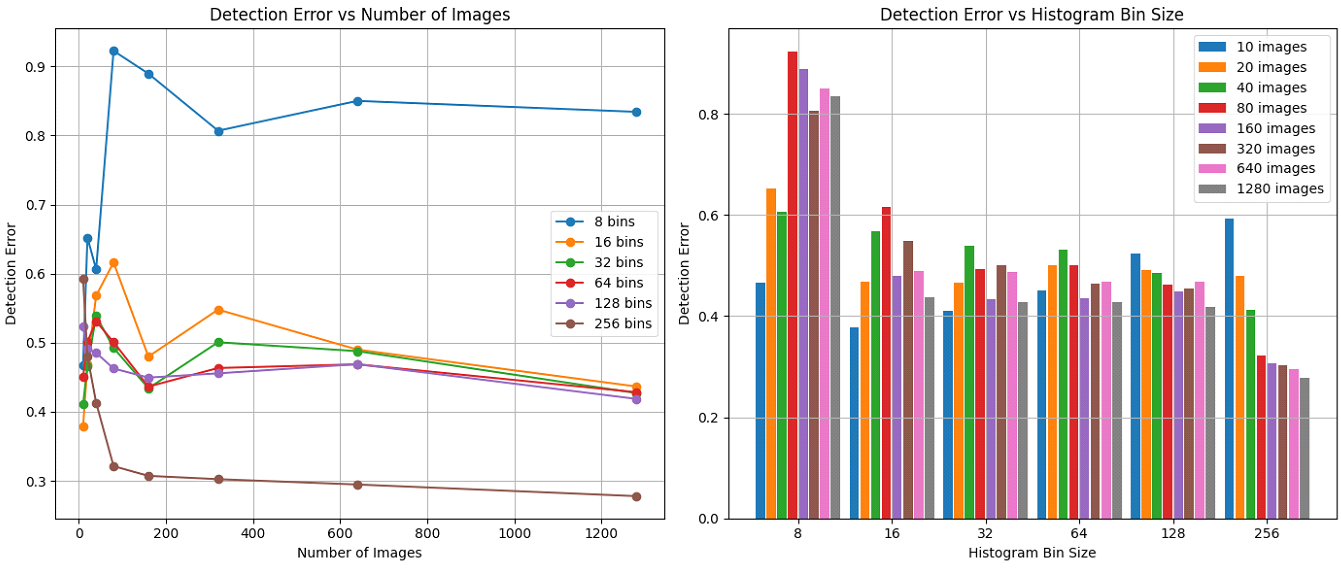
#> input picture wykres.png, 1341 x 568 px; its folder holds only this picture in this run
$ python -i imgLoader.py   (imports and definitions only)
#> lines starting #> are read from the running program, lines starting #| are printed output that depends on the picture
#> further down, picture is the input picture: shape (568, 1341, 3); mean B, G, R 224.6, 225.3, 232
import os
import cv2
import numpy as np
from concurrent.futures import ThreadPoolExecutor
from multiprocessing import cpu_count
import time


def load_images_from_folder(folder, scale, resize):
    images = []
    start_time = time.time()  # Start timing
    try:
        filenames = [f for f in os.listdir(folder) if os.path.isfile(os.path.join(folder, f)) and f.lower().endswith(
            ('.png', '.jpg', '.jpeg', '.bmp', '.gif'))]
        with ThreadPoolExecutor(max_workers=cpu_count()) as executor:
            results = executor.map(lambda f: process_image(os.path.join(folder, f), scale, resize), filenames)
            for result in results:
                if result is not None:
                    images.append(result)
    except Exception as e:
        print(f"Error loading images: {e}")
    end_time = time.time()  # End timing
    print(f"Time taken to load images: {end_time - start_time:.2f} seconds")
    return images


def process_image(path, scale, resize):
    try:
        img = cv2.imread(path)
        if img is None:
            return None
        height, width, channels = img.shape
        if resize:
            img_resize = cv2.resize(img, (0, 0), fx=float(1 / scale), fy=float(1 / scale), interpolation=cv2.INTER_AREA)
        else:
            img_resize = img
        img_normalize = normalize_image(img_resize)
        return img_normalize
    except Exception as e:
        print(f"Error processing image {path}: {e}")
        return None


def images_to_pixels(images):
    try:
        return [np.array(img) for img in images]
    except Exception as e:
        print(f"Error converting images to pixels: {e}")
        return []


def normalize_image(image):
    ycbcr_image = cv2.cvtColor(image, cv2.COLOR_BGR2YCrCb)
#> ycbcr_image: shape (568, 1341, 3); mean of channels 0, 1, 2 227.2, 131.4, 126.5
    Y, Cr, Cb = cv2.split(ycbcr_image)
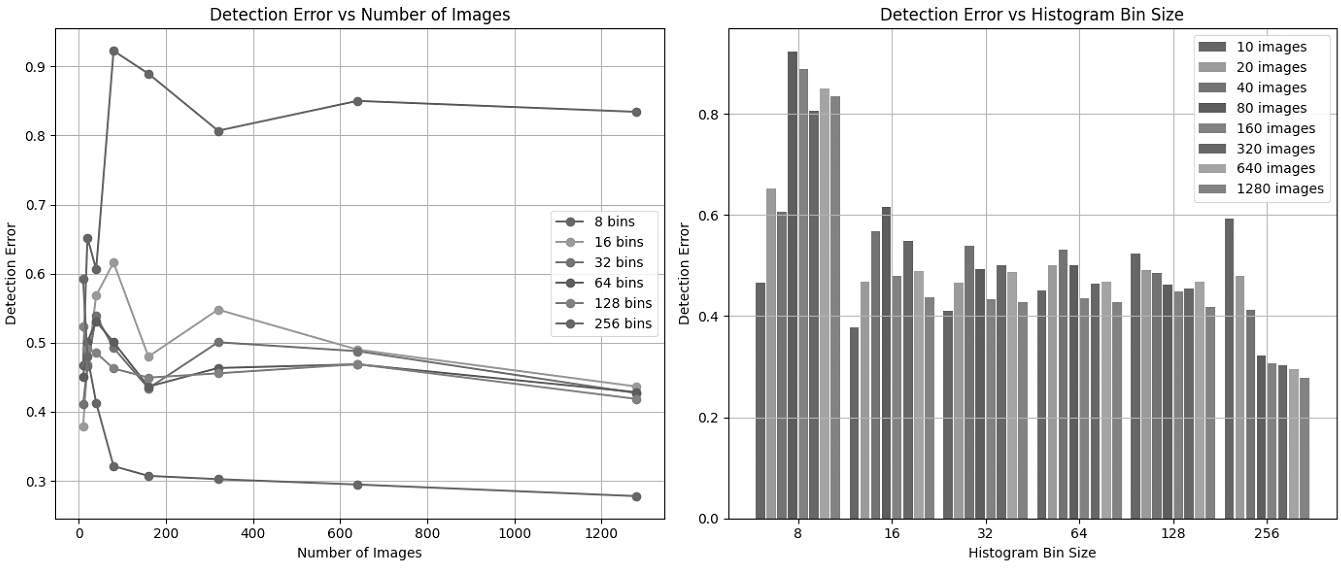
#> Y: shape (568, 1341); min 0, max 255, mean 227.2
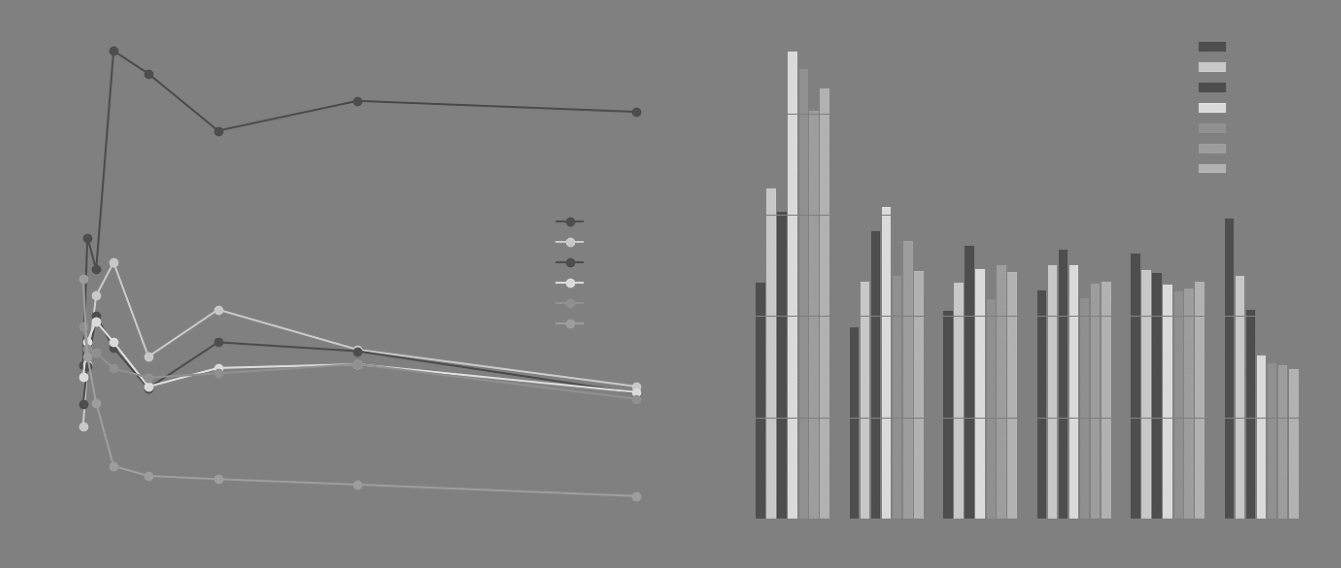
#> Cr: shape (568, 1341); min 65, max 236, mean 131.4
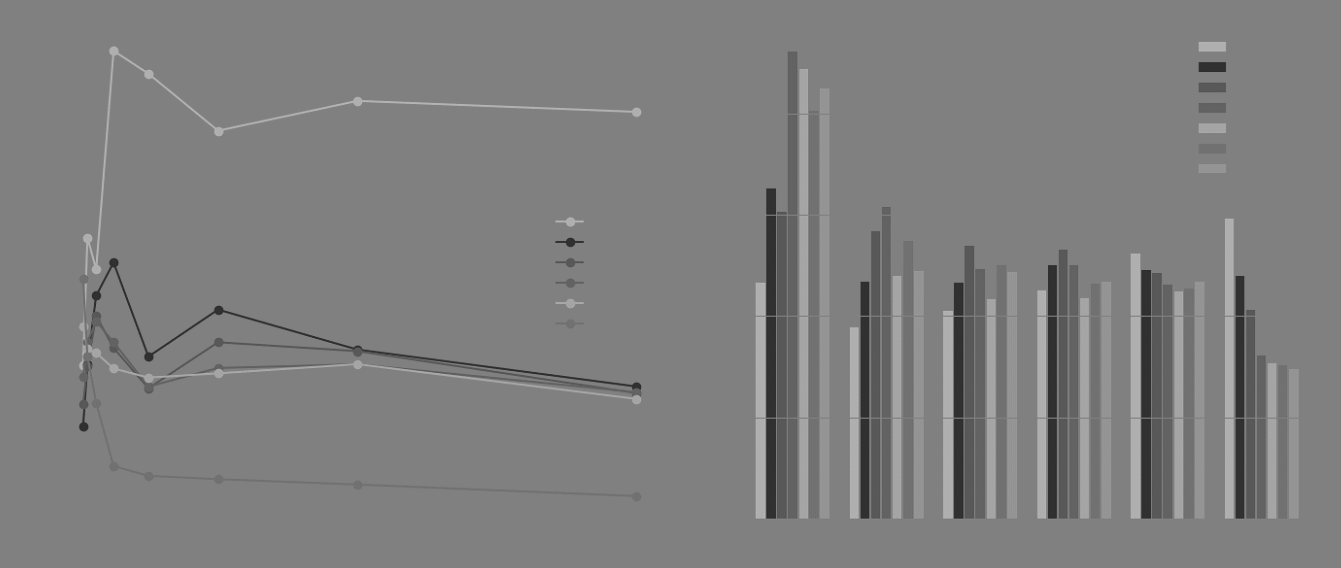
#> Cb: shape (568, 1341); min 42, max 184, mean 126.5
    Y_eq = cv2.equalizeHist(Y)
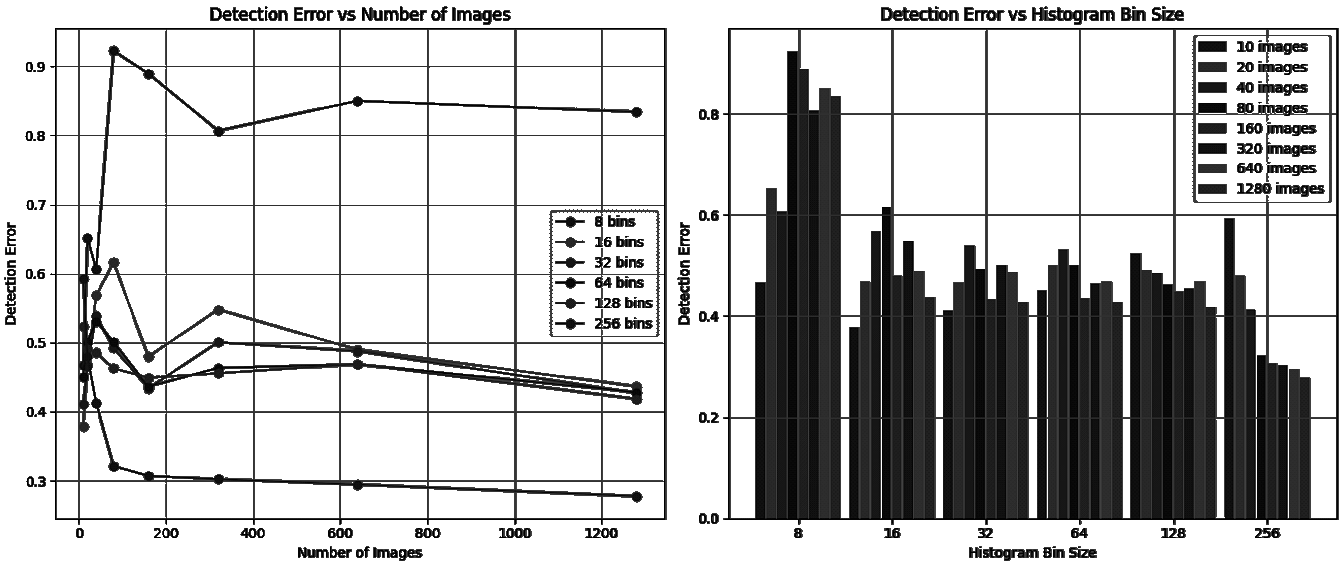
#> Y_eq: shape (568, 1341); min 0, max 255, mean 196.8
    ycbcr_image_eq = cv2.merge([Y_eq, Cr, Cb])
#> ycbcr_image_eq: shape (568, 1341, 3); mean of channels 0, 1, 2 196.8, 131.4, 126.5
    normalized_image = cv2.cvtColor(ycbcr_image_eq, cv2.COLOR_YCrCb2BGR)
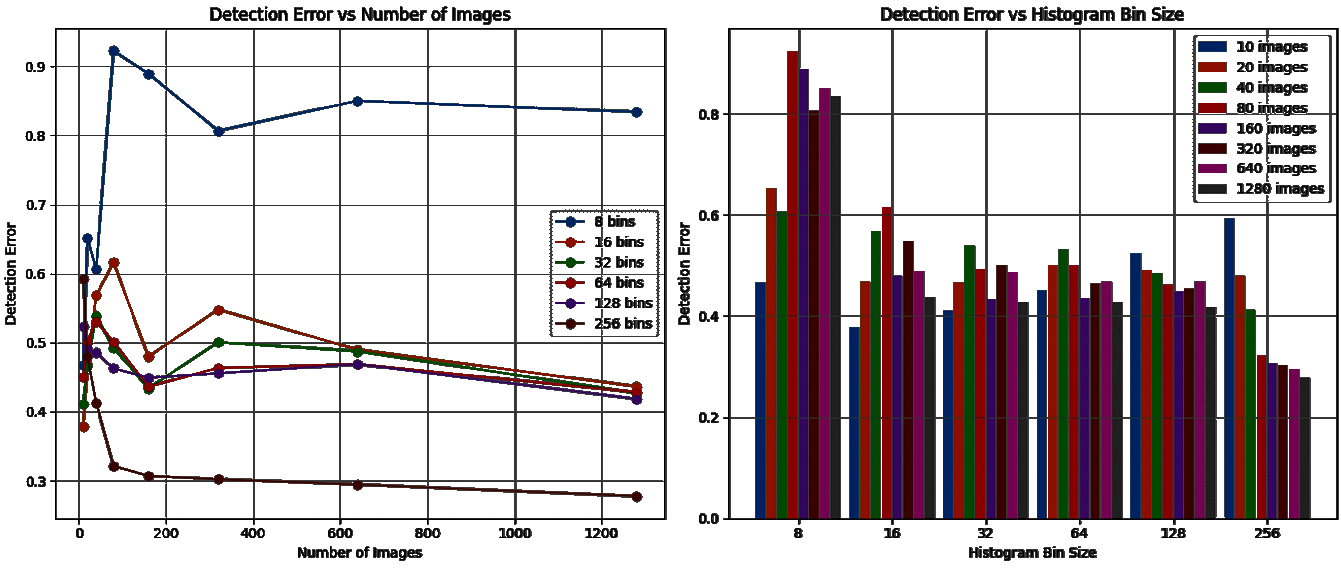
#> normalized_image: shape (568, 1341, 3); mean B, G, R 198.4, 195.9, 203.6
    return normalized_image


def normalize_pixel_values(image):
    return image / 255.0

>>> import cv2
>>> picture = cv2.imread('wykres.png')
>>> result = normalize_image(picture)
